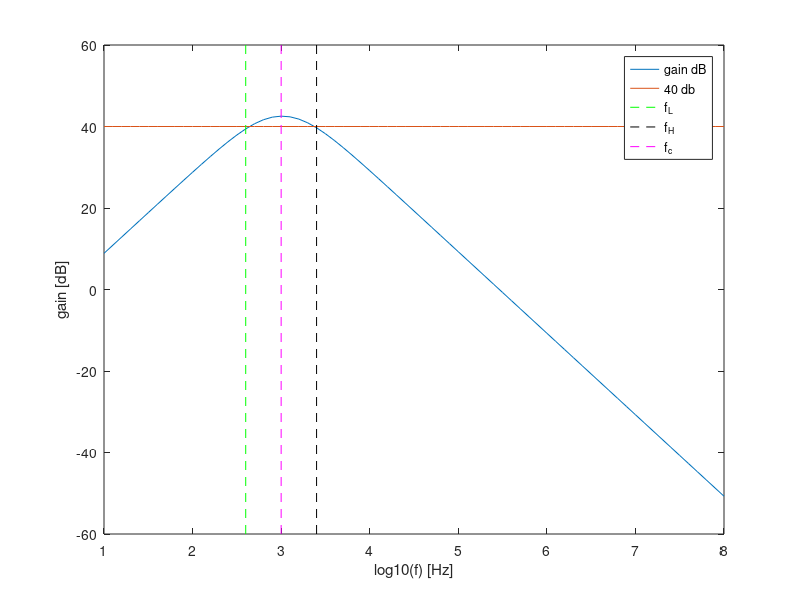

Write MATLAB code to recreate this figure.
%chosen components
R1=1*10^3
R2=1*10^3
R3=200*10^3
R4=1*10^3

C1=220*10^(-9)
C2=220*10^(-9)/2

%computing COST
costR=(R1+R2+R3+R4)/1000
costC=(C1+C2)*10^(6)

costR741=(1e3+50e3+1e3+5e3+50e3+50+50+25+7.5e3+4.5e5+39e3)/1000
costC741=(30*10^(-12))*10^(6)
cost741=costR741+costC741+22*0.1+1*0.1

COST=costR+costC+cost741

%computing input and output impedances
f=1000
w=2*pi*f
ZC1=1./(j*w*C1);
ZC2=1./(j*w*C2);
Zin=ZC1+R1;
Zout=1/(1/R2+1/ZC2);

%computing capacitor's impedances
f=1:0.1:8;;
w=2*pi*power(10,f);
%s=j*w;

ZC1=1./(j*w*C1);
ZC2=1./(j*w*C2);


%computing transfer function
fator1=R1./(R1+ZC1);
fator12=(1+R3/R4).*fator1;
T=abs(ZC2./(ZC2+R2).*fator12);
%converting gain (directly from transfer function to dB)
TdB=20*log10(T);




%computing maximum gain
max=max(TdB)

%computing cut off frequencies (finding out the frequency 3dB bellow the max gain)
flag1=0; 
flag2=0;
for i=1:length(f)
  if(flag1==0 && TdB(i)>=(max-3))
  lowf=f(i-1)
  lowF=power(10,lowf)
  wL=2*pi*power(10,lowf)
  flag1=1;
endif
  if((flag1==1) && (flag2==0) && (TdB(i)<(max-3)))
   highf=f(i-1)
   highF=power(10,highf)
   wH=2*pi*power(10,highf)
   flag2=1;
 endif 
endfor

%central frequency + deviation
fc=sqrt(lowF*highF)
wc=sqrt(wL*wH)
fdev=abs(1000-fc)

%gain + deviation
%40dB <=> 100 amplification
a=log10(fc)
b=int32(10*log10(fc)-10) %finding out iteration corresponding to the central frequency
gain = T(b)
gaindB=TdB(b)%so para ver
gaindev=abs(100-gain)

MERIT=1/COST*(gaindev+fdev+10^(-6))

figure;
plot(f,TdB);
hold on;
plot(f,40.+0*f);
hold on;
line ([lowf lowf], [-60 60], "linestyle", "--", "color", "g");
hold on;
line ([highf highf], [-60 60], "linestyle", "--", "color", "k");
hold on;
line ([log10(fc) log10(fc)], [-60 60], "linestyle", "--", "color", "m");
legend("gain dB","40 db","f_L","f_H","f_c");
xlabel ("log10(f) [Hz]");
ylabel ("gain [dB]");
print ("T.eps", "-depsc");

tab=fopen("impedances.tex", "w");
fprintf(tab, "Input Impedance & %f Ohm \\\\ \\hline \n", Zin);
fprintf(tab, "Output Impedance & %f Ohm \\\\ \\hline \n", Zout);
fclose(tab);

tab=fopen("final.tex", "w");
fprintf(tab, "Gain DB & %f dB \\\\ \\hline \n", gaindB);
fprintf(tab, "Gain & %f \\\\ \\hline \n", gain);
fprintf(tab, "Bandwidth & %f Hz \\\\ \\hline \n", highF-lowF);
fprintf(tab, "Central Frequency & %f Hz \\\\ \\hline \n", fc);
fprintf(tab, "Frequency Deviation & %f Hz \\\\ \\hline \n", fdev);
fprintf(tab, "Gain Deviation & %f Hz\\\\ \\hline \n", gaindev);
fprintf(tab, "Cost & %f MU\\\\ \\hline \n", COST);
fprintf(tab, "Merit & %f\\\\ \\hline \n", MERIT);
fclose(tab);	